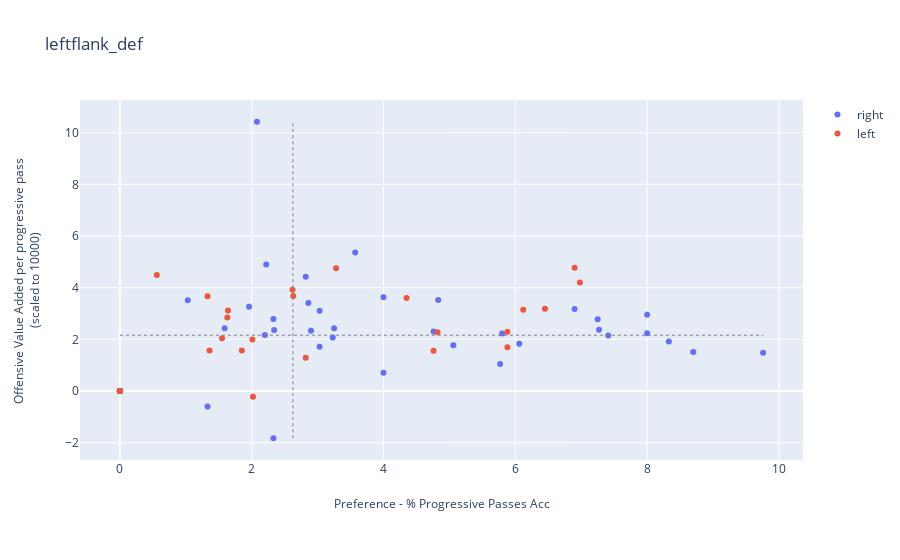
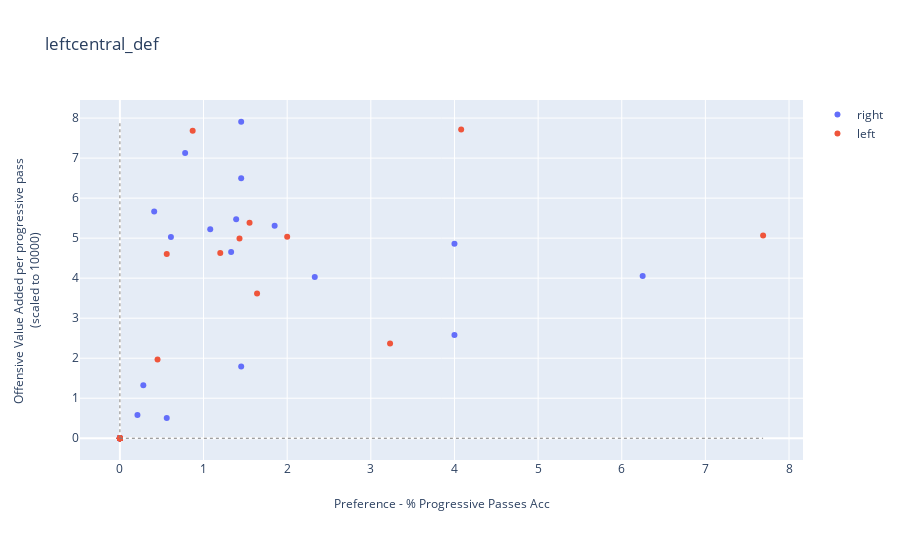
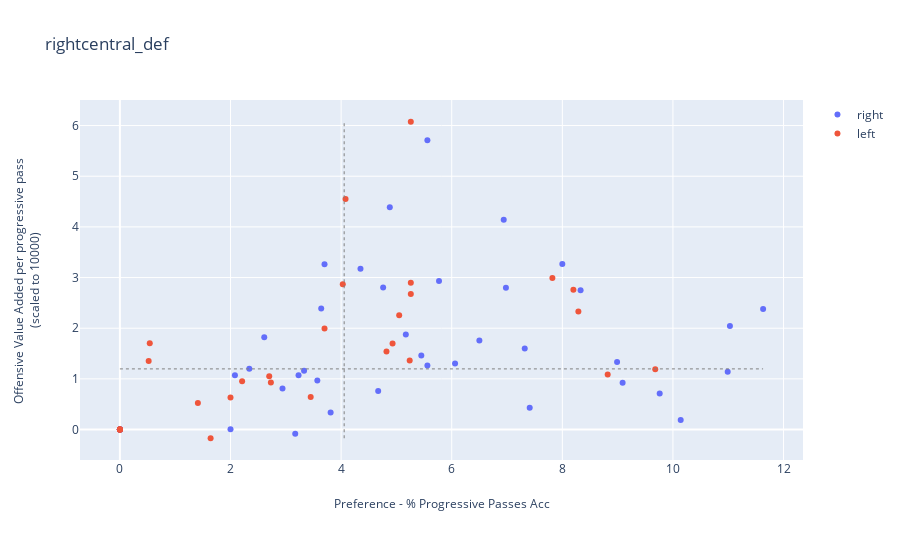
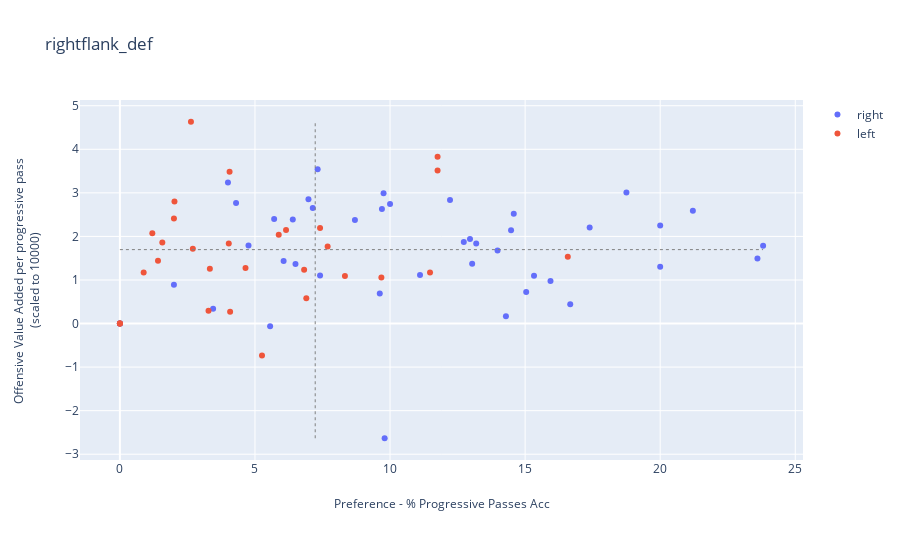

The notebook cell saved with these charts, in order:
### Code cell
plot_preference_value_region(defender_attrs_lcb_plot, result_type = 'Acc')

### Figure 1 — Plotly figure (JSON) as saved in the notebook; plotly's stock layout.template omitted (floating-point values rounded to 4 significant figures)
{"data": [{"hoverinfo": "text", "mode": "markers", "name": "right", "text": ["Name: AdrianMariappa<br>Position: L_CB<br>Team:Watford<br>Coords:(6.9, 3.170753479935229)", "Name: AhmedHegazi<br>Position: LCB<br>Team:West Brom<br>Coords:(8.0, 2.2354652173817158)", "Name: AhmedHegazi<br>Position: L_CB<br>Team:West Brom<br>Coords:(8.33, 1.9191701042776306)", "Name: AlfieMawson<br>Position: LCB<br>Team:Swansea<br>Coords:(1.33, -0.5980157293379307)", "Name: AlfieMawson<br>Position: L_CB<br>Team:Swansea<br>Coords:(5.06, 1.7757138185616996)", "Name: AntonioRudiger<br>Position: LCB<br>Team:Chelsea<br>Coords:(2.34, 2.3573741782456636)", "Name: AshleyWilliams<br>Position: L_CB<br>Team:Everton<br>Coords:(2.9, 2.3362969513982534)", "Name: CalumChambers<br>Position: L_CB<br>Team:Arsenal<br>Coords:(3.57, 5.35845709964633)", "Name: ChrisSmalling<br>Position: L_CB<br>Team:Man Utd<br>Coords:(0, 0)", "Name: ChristianKabasele<br>Position: LCB<br>Team:Watford<br>Coords:(0, 0)", "Name: ChristianKabasele<br>Position: L_CB<br>Team:Watford<br>Coords:(7.25, 2.7756388299167156)", "Name: ChristopherSchindler<br>Position: L_CB<br>Team:Huddersfield<br>Coords:(3.23, 2.0703142508864403)", "Name: DeclanRice<br>Position: LCB<br>Team:West Ham<br>Coords:(0, 0)", "Name: DejanLovren<br>Position: L_CB<br>Team:Liverpool<br>Coords:(2.08, 10.423240484669805)", "Name: FlorianLejeune<br>Position: L_CB<br>Team:Newcastle<br>Coords:(3.03, 1.7131444998085499)", "Name: GaryCahill<br>Position: LCB<br>Team:Chelsea<br>Coords:(1.96, 3.261851922919353)", "Name: GeoffCameron<br>Position: LCB<br>Team:Stoke<br>Coords:(0, 0)", "Name: HarryMaguire<br>Position: L_CB<br>Team:Leicester<br>Coords:(2.82, 4.422435513697565)", "Name: JamesCollins<br>Position: LCB<br>Team:West Ham<br>Coords:(0, 0)", "Name: JamesTarkowski<br>Position: L_CB<br>Team:Burnley<br>Coords:(7.27, 2.3722450132481754)", "Name: JamesTomkins<br>Position: L_CB<br>Team:Crystal Palace<br>Coords:(7.41, 2.152221743017435)", "Name: JonnyEvans<br>Position: LCB<br>Team:West Brom<br>Coords:(2.33, -1.8286826089024544)", "Name: JonnyEvans<br>Position: L_CB<br>Team:West Brom<br>Coords:(5.8, 2.223347721155733)", "Name: KurtZouma<br>Position: L_CB<br>Team:Stoke<br>Coords:(2.33, 2.7853883802890778)", "Name: LaurentKoscielny<br>Position: LCB<br>Team:Arsenal<br>Coords:(0, 0)", "Name: LaurentKoscielny<br>Position: L_CB<br>Team:Arsenal<br>Coords:(5.77, 1.0486730995277564)", "Name: LewisDunk<br>Position: L_CB<br>Team:Brighton<br>Coords:(3.25, 2.4325268459506333)", "Name: MayaYoshida<br>Position: L_CB<br>Team:Southampton<br>Coords:(4.0, 0.7075697649270296)", "Name: MichaelKeane<br>Position: L_CB<br>Team:Everton<br>Coords:(2.86, 3.404002171009779)", "Name: NicolasOtamendi<br>Position: LCB<br>Team:Man City<br>Coords:(1.59, 2.433707471936941)", "Name: NicolasOtamendi<br>Position: L_CB<br>Team:Man City<br>Coords:(1.03, 3.5158072598278522)", "Name: PhilJagielka<br>Position: LCB<br>Team:Everton<br>Coords:(0, 0)", "Name: PhilJagielka<br>Position: L_CB<br>Team:Everton<br>Coords:(4.76, 2.3063886910676956)", "Name: PhilJones<br>Position: LCB<br>Team:Man Utd<br>Coords:(0, 0)", "Name: PhilJones<br>Position: L_CB<br>Team:Man Utd<br>Coords:(4.83, 3.5233888109879836)", "Name: RobHolding<br>Position: LCB<br>Team:Arsenal<br>Coords:(8.7, 1.514602918177843)", "Name: RobHolding<br>Position: L_CB<br>Team:Arsenal<br>Coords:(9.76, 1.4812584267929196)", "Name: ScottDann<br>Position: L_CB<br>Team:Crystal Palace<br>Coords:(4.0, 3.630515420809388)", "Name: ShkodranMustafi<br>Position: L_CB<br>Team:Arsenal<br>Coords:(0, 0)", "Name: TobyAlderweireld<br>Position: L_CB<br>Team:Spurs<br>Coords:(3.03, 3.110093530267477)", "Name: VictorNilssonLindelof<br>Position: L_CB<br>Team:Man Utd<br>Coords:(8.0, 2.955119009129703)", "Name: VirgilvanDijk<br>Position: L_CB<br>Team:Liverpool<br>Coords:(2.22, 4.899824038147926)", "Name: VirgilvanDijk<br>Position: L_CB<br>Team:Southampton<br>Coords:(2.2, 2.1683797240257263)", "Name: WinstonReid<br>Position: L_CB<br>Team:West Ham<br>Coords:(6.06, 1.830471446737647)"], "type": "scatter", "x": [6.9, 8, 8.33, 1.33, 5.06, 2.34, 2.9, 3.57, 0, 0, 7.25, 3.23, 0, 2.08, 3.03, 1.96, 0, 2.82, 0, 7.27, 7.41, 2.33, 5.8, 2.33, 0, 5.77, 3.25, 4, 2.86, 1.59, 1.03, 0, 4.76, 0, 4.83, 8.7, 9.76, 4, 0, 3.03, 8, 2.22, 2.2, 6.06], "y": [3.171, 2.235, 1.919, -0.598, 1.776, 2.357, 2.336, 5.358, 0, 0, 2.776, 2.07, 0, 10.42, 1.713, 3.262, 0, 4.422, 0, 2.372, 2.152, -1.829, 2.223, 2.785, 0, 1.049, 2.433, 0.7076, 3.404, 2.434, 3.516, 0, 2.306, 0, 3.523, 1.515, 1.481, 3.631, 0, 3.11, 2.955, 4.9, 2.168, 1.83]}, {"hoverinfo": "text", "mode": "markers", "name": "left", "text": ["Name: AaronCresswell<br>Position: LCB<br>Team:West Ham<br>Coords:(1.63, 2.848291303962469)", "Name: AngeloOgbonna<br>Position: LCB<br>Team:West Ham<br>Coords:(6.9, 4.775117849931121)", "Name: AngeloOgbonna<br>Position: L_CB<br>Team:West Ham<br>Coords:(1.64, 3.1148167327046394)", "Name: AymericLaporte<br>Position: L_CB<br>Team:Man City<br>Coords:(2.01, 1.9913317325214543)", "Name: BenMee<br>Position: L_CB<br>Team:Burnley<br>Coords:(4.76, 1.5542343957349658)", "Name: BrunoMartinsIndi<br>Position: LCB<br>Team:Stoke<br>Coords:(0, 0)", "Name: BrunoMartinsIndi<br>Position: L_CB<br>Team:Stoke<br>Coords:(5.88, 2.290718723088503)", "Name: CiaranClark<br>Position: LCB<br>Team:Newcastle<br>Coords:(0, 0)", "Name: CiaranClark<br>Position: L_CB<br>Team:Newcastle<br>Coords:(2.02, -0.22457237355411053)", "Name: EliaquimMangala<br>Position: L_CB<br>Team:Man City<br>Coords:(2.63, 3.6763036623597145)", "Name: ErikPieters<br>Position: LCB<br>Team:Stoke<br>Coords:(0, 0)", "Name: JanVertonghen<br>Position: LCB<br>Team:Spurs<br>Coords:(2.62, 3.9240263868123293)", "Name: JanVertonghen<br>Position: L_CB<br>Team:Spurs<br>Coords:(4.35, 3.600081785892447)", "Name: JoseHolebas<br>Position: LCB<br>Team:Watford<br>Coords:(0, 0)", "Name: KevinWimmer<br>Position: LCB<br>Team:Stoke<br>Coords:(0, 0)", "Name: KevinWimmer<br>Position: L_CB<br>Team:Stoke<br>Coords:(6.45, 3.184328554198146)", "Name: MamadouSakho<br>Position: L_CB<br>Team:Crystal Palace<br>Coords:(4.82, 2.2761861328035593)", "Name: MarcosRojo<br>Position: L_CB<br>Team:Man Utd<br>Coords:(3.28, 4.753943998366594)", "Name: MiguelBritos<br>Position: LCB<br>Team:Watford<br>Coords:(6.98, 4.203993361443281)", "Name: MiguelBritos<br>Position: L_CB<br>Team:Watford<br>Coords:(1.85, 1.5646293759346008)", "Name: NachoMonreal<br>Position: LCB<br>Team:Arsenal<br>Coords:(1.33, 3.6656854984660945)", "Name: NachoMonreal<br>Position: L_CB<br>Team:Arsenal<br>Coords:(5.88, 1.6965385293588042)", "Name: NathanAke<br>Position: LCB<br>Team:Bournemouth<br>Coords:(6.12, 3.146423570190867)", "Name: NathanAke<br>Position: L_CB<br>Team:Bournemouth<br>Coords:(1.55, 2.0457099502285323)", "Name: PaulDummett<br>Position: LCB<br>Team:Newcastle<br>Coords:(0, 0)", "Name: RagnarKlavan<br>Position: L_CB<br>Team:Liverpool<br>Coords:(0.56, 4.495262634009123)", "Name: SeadKolasinac<br>Position: LCB<br>Team:Arsenal<br>Coords:(0, 0)", "Name: TyroneMings<br>Position: LCB<br>Team:Bournemouth<br>Coords:(0, 0)", "Name: WesleyHoedt<br>Position: LCB<br>Team:Southampton<br>Coords:(2.82, 1.2914321850985289)", "Name: WesleyHoedt<br>Position: L_CB<br>Team:Southampton<br>Coords:(1.36, 1.5728813596069813)"], "type": "scatter", "x": [1.63, 6.9, 1.64, 2.01, 4.76, 0, 5.88, 0, 2.02, 2.63, 0, 2.62, 4.35, 0, 0, 6.45, 4.82, 3.28, 6.98, 1.85, 1.33, 5.88, 6.12, 1.55, 0, 0.56, 0, 0, 2.82, 1.36], "y": [2.848, 4.775, 3.115, 1.991, 1.554, 0, 2.291, 0, -0.2246, 3.676, 0, 3.924, 3.6, 0, 0, 3.184, 2.276, 4.754, 4.204, 1.565, 3.666, 1.697, 3.146, 2.046, 0, 4.495, 0, 0, 1.291, 1.573]}], "layout": {"annotations": [{"showarrow": false, "text": "Preference - % Progressive Passes Acc", "x": 0.5, "xref": "paper", "y": -0.15, "yref": "paper"}, {"showarrow": false, "text": "Offensive Value Added per progressive pass <br>(scaled to 10000)", "textangle": -90, "x": -0.1, "xref": "paper", "y": 0.5, "yref": "paper"}], "autosize": true, "margin": {"b": 100}, "shapes": [{"line": {"color": "Grey", "dash": "dot", "width": 1}, "type": "line", "x0": 2.625, "x1": 2.625, "xref": "x", "y0": -1.829, "y1": 10.42, "yref": "y"}, {"line": {"color": "Grey", "dash": "dot", "width": 1}, "type": "line", "x0": 0, "x1": 9.76, "xref": "x", "y0": 2.16, "y1": 2.16, "yref": "y"}], "title": {"text": "leftflank_def"}, "xaxis": {"autorange": true, "range": [-0.6054, 10.37], "type": "linear"}, "yaxis": {"autorange": true, "range": [-2.744, 11.34], "type": "linear"}}}

### Figure 2 — Plotly figure (JSON) as saved in the notebook; plotly's stock layout.template omitted (floating-point values rounded to 4 significant figures)
{"data": [{"hoverinfo": "text", "mode": "markers", "name": "right", "text": ["Name: AdrianMariappa<br>Position: L_CB<br>Team:Watford<br>Coords:(0, 0)", "Name: AhmedHegazi<br>Position: LCB<br>Team:West Brom<br>Coords:(4.0, 4.861586727201939)", "Name: AhmedHegazi<br>Position: L_CB<br>Team:West Brom<br>Coords:(1.39, 5.471124779433012)", "Name: AlfieMawson<br>Position: LCB<br>Team:Swansea<br>Coords:(1.33, 4.65092365629971)", "Name: AlfieMawson<br>Position: L_CB<br>Team:Swansea<br>Coords:(0.56, 0.5041277036070824)", "Name: AntonioRudiger<br>Position: LCB<br>Team:Chelsea<br>Coords:(0.78, 7.126650540158153)", "Name: AshleyWilliams<br>Position: L_CB<br>Team:Everton<br>Coords:(1.45, 7.908469066023827)", "Name: CalumChambers<br>Position: L_CB<br>Team:Arsenal<br>Coords:(0, 0)", "Name: ChrisSmalling<br>Position: L_CB<br>Team:Man Utd<br>Coords:(0, 0)", "Name: ChristianKabasele<br>Position: LCB<br>Team:Watford<br>Coords:(0, 0)", "Name: ChristianKabasele<br>Position: L_CB<br>Team:Watford<br>Coords:(1.45, 6.497396156191826)", "Name: ChristopherSchindler<br>Position: L_CB<br>Team:Huddersfield<br>Coords:(1.08, 5.219929618760943)", "Name: DeclanRice<br>Position: LCB<br>Team:West Ham<br>Coords:(0, 0)", "Name: DejanLovren<br>Position: L_CB<br>Team:Liverpool<br>Coords:(0, 0)", "Name: FlorianLejeune<br>Position: L_CB<br>Team:Newcastle<br>Coords:(0.61, 5.027706269174814)", "Name: GaryCahill<br>Position: LCB<br>Team:Chelsea<br>Coords:(0, 0)", "Name: GeoffCameron<br>Position: LCB<br>Team:Stoke<br>Coords:(6.25, 4.05162712559104)", "Name: HarryMaguire<br>Position: L_CB<br>Team:Leicester<br>Coords:(0.28, 1.3261884450912476)", "Name: JamesCollins<br>Position: LCB<br>Team:West Ham<br>Coords:(0, 0)", "Name: JamesTarkowski<br>Position: L_CB<br>Team:Burnley<br>Coords:(0, 0)", "Name: JamesTomkins<br>Position: L_CB<br>Team:Crystal Palace<br>Coords:(1.85, 5.306691862642765)", "Name: JonnyEvans<br>Position: LCB<br>Team:West Brom<br>Coords:(2.33, 4.026514478027821)", "Name: JonnyEvans<br>Position: L_CB<br>Team:West Brom<br>Coords:(1.45, 1.7939568497240543)", "Name: KurtZouma<br>Position: L_CB<br>Team:Stoke<br>Coords:(0, 0)", "Name: LaurentKoscielny<br>Position: LCB<br>Team:Arsenal<br>Coords:(0, 0)", "Name: LaurentKoscielny<br>Position: L_CB<br>Team:Arsenal<br>Coords:(0, 0)", "Name: LewisDunk<br>Position: L_CB<br>Team:Brighton<br>Coords:(0.41, 5.666650831699371)", "Name: MayaYoshida<br>Position: L_CB<br>Team:Southampton<br>Coords:(4.0, 2.582878340035677)", "Name: MichaelKeane<br>Position: L_CB<br>Team:Everton<br>Coords:(0, 0)", "Name: NicolasOtamendi<br>Position: LCB<br>Team:Man City<br>Coords:(0, 0)", "Name: NicolasOtamendi<br>Position: L_CB<br>Team:Man City<br>Coords:(0.21, 0.5796877667307854)", "Name: PhilJagielka<br>Position: LCB<br>Team:Everton<br>Coords:(0, 0)", "Name: PhilJagielka<br>Position: L_CB<br>Team:Everton<br>Coords:(0, 0)", "Name: PhilJones<br>Position: LCB<br>Team:Man Utd<br>Coords:(0, 0)", "Name: PhilJones<br>Position: L_CB<br>Team:Man Utd<br>Coords:(0, 0)", "Name: RobHolding<br>Position: LCB<br>Team:Arsenal<br>Coords:(0, 0)", "Name: RobHolding<br>Position: L_CB<br>Team:Arsenal<br>Coords:(0, 0)", "Name: ScottDann<br>Position: L_CB<br>Team:Crystal Palace<br>Coords:(0, 0)", "Name: ShkodranMustafi<br>Position: L_CB<br>Team:Arsenal<br>Coords:(0, 0)", "Name: TobyAlderweireld<br>Position: L_CB<br>Team:Spurs<br>Coords:(0, 0)", "Name: VictorNilssonLindelof<br>Position: L_CB<br>Team:Man Utd<br>Coords:(0, 0)", "Name: VirgilvanDijk<br>Position: L_CB<br>Team:Liverpool<br>Coords:(0, 0)", "Name: VirgilvanDijk<br>Position: L_CB<br>Team:Southampton<br>Coords:(0, 0)", "Name: WinstonReid<br>Position: L_CB<br>Team:West Ham<br>Coords:(0, 0)"], "type": "scatter", "x": [0, 4, 1.39, 1.33, 0.56, 0.78, 1.45, 0, 0, 0, 1.45, 1.08, 0, 0, 0.61, 0, 6.25, 0.28, 0, 0, 1.85, 2.33, 1.45, 0, 0, 0, 0.41, 4, 0, 0, 0.21, 0, 0, 0, 0, 0, 0, 0, 0, 0, 0, 0, 0, 0], "y": [0, 4.862, 5.471, 4.651, 0.5041, 7.127, 7.908, 0, 0, 0, 6.497, 5.22, 0, 0, 5.028, 0, 4.052, 1.326, 0, 0, 5.307, 4.027, 1.794, 0, 0, 0, 5.667, 2.583, 0, 0, 0.5797, 0, 0, 0, 0, 0, 0, 0, 0, 0, 0, 0, 0, 0]}, {"hoverinfo": "text", "mode": "markers", "name": "left", "text": ["Name: AaronCresswell<br>Position: LCB<br>Team:West Ham<br>Coords:(0, 0)", "Name: AngeloOgbonna<br>Position: LCB<br>Team:West Ham<br>Coords:(0, 0)", "Name: AngeloOgbonna<br>Position: L_CB<br>Team:West Ham<br>Coords:(1.64, 3.613809822127223)", "Name: AymericLaporte<br>Position: L_CB<br>Team:Man City<br>Coords:(0, 0)", "Name: BenMee<br>Position: L_CB<br>Team:Burnley<br>Coords:(1.43, 4.988293629139662)", "Name: BrunoMartinsIndi<br>Position: LCB<br>Team:Stoke<br>Coords:(0, 0)", "Name: BrunoMartinsIndi<br>Position: L_CB<br>Team:Stoke<br>Coords:(0, 0)", "Name: CiaranClark<br>Position: LCB<br>Team:Newcastle<br>Coords:(7.69, 5.064042750746012)", "Name: CiaranClark<br>Position: L_CB<br>Team:Newcastle<br>Coords:(0, 0)", "Name: EliaquimMangala<br>Position: L_CB<br>Team:Man City<br>Coords:(0, 0)", "Name: ErikPieters<br>Position: LCB<br>Team:Stoke<br>Coords:(0, 0)", "Name: JanVertonghen<br>Position: LCB<br>Team:Spurs<br>Coords:(0, 0)", "Name: JanVertonghen<br>Position: L_CB<br>Team:Spurs<br>Coords:(0.87, 7.6820640824735165)", "Name: JoseHolebas<br>Position: LCB<br>Team:Watford<br>Coords:(0, 0)", "Name: KevinWimmer<br>Position: LCB<br>Team:Stoke<br>Coords:(2.0, 5.037223920226097)", "Name: KevinWimmer<br>Position: L_CB<br>Team:Stoke<br>Coords:(3.23, 2.3678536526858807)", "Name: MamadouSakho<br>Position: L_CB<br>Team:Crystal Palace<br>Coords:(1.2, 4.626146983355284)", "Name: MarcosRojo<br>Position: L_CB<br>Team:Man Utd<br>Coords:(0, 0)", "Name: MiguelBritos<br>Position: LCB<br>Team:Watford<br>Coords:(0, 0)", "Name: MiguelBritos<br>Position: L_CB<br>Team:Watford<br>Coords:(0, 0)", "Name: NachoMonreal<br>Position: LCB<br>Team:Arsenal<br>Coords:(0, 0)", "Name: NachoMonreal<br>Position: L_CB<br>Team:Arsenal<br>Coords:(0, 0)", "Name: NathanAke<br>Position: LCB<br>Team:Bournemouth<br>Coords:(4.08, 7.715629413723946)", "Name: NathanAke<br>Position: L_CB<br>Team:Bournemouth<br>Coords:(1.55, 5.382389140625794)", "Name: PaulDummett<br>Position: LCB<br>Team:Newcastle<br>Coords:(0, 0)", "Name: RagnarKlavan<br>Position: L_CB<br>Team:Liverpool<br>Coords:(0.56, 4.604973830282688)", "Name: SeadKolasinac<br>Position: LCB<br>Team:Arsenal<br>Coords:(0, 0)", "Name: TyroneMings<br>Position: LCB<br>Team:Bournemouth<br>Coords:(0, 0)", "Name: WesleyHoedt<br>Position: LCB<br>Team:Southampton<br>Coords:(0, 0)", "Name: WesleyHoedt<br>Position: L_CB<br>Team:Southampton<br>Coords:(0.45, 1.9658789969980717)"], "type": "scatter", "x": [0, 0, 1.64, 0, 1.43, 0, 0, 7.69, 0, 0, 0, 0, 0.87, 0, 2, 3.23, 1.2, 0, 0, 0, 0, 0, 4.08, 1.55, 0, 0.56, 0, 0, 0, 0.45], "y": [0, 0, 3.614, 0, 4.988, 0, 0, 5.064, 0, 0, 0, 0, 7.682, 0, 5.037, 2.368, 4.626, 0, 0, 0, 0, 0, 7.716, 5.382, 0, 4.605, 0, 0, 0, 1.966]}], "layout": {"annotations": [{"showarrow": false, "text": "Preference - % Progressive Passes Acc", "x": 0.5, "xref": "paper", "y": -0.15, "yref": "paper"}, {"showarrow": false, "text": "Offensive Value Added per progressive pass <br>(scaled to 10000)", "textangle": -90, "x": -0.1, "xref": "paper", "y": 0.5, "yref": "paper"}], "autosize": true, "margin": {"b": 100}, "shapes": [{"line": {"color": "Grey", "dash": "dot", "width": 1}, "type": "line", "x0": 0, "x1": 0, "xref": "x", "y0": 0, "y1": 7.908, "yref": "y"}, {"line": {"color": "Grey", "dash": "dot", "width": 1}, "type": "line", "x0": 0, "x1": 7.69, "xref": "x", "y0": 0, "y1": 0, "yref": "y"}], "title": {"text": "leftcentral_def"}, "xaxis": {"autorange": true, "range": [-0.477, 8.167], "type": "linear"}, "yaxis": {"autorange": true, "range": [-0.5909, 8.499], "type": "linear"}}}

### Figure 3 — Plotly figure (JSON) as saved in the notebook; plotly's stock layout.template omitted (floating-point values rounded to 4 significant figures)
{"data": [{"hoverinfo": "text", "mode": "markers", "name": "right", "text": ["Name: AdrianMariappa<br>Position: L_CB<br>Team:Watford<br>Coords:(0, 0)", "Name: AhmedHegazi<br>Position: LCB<br>Team:West Brom<br>Coords:(0, 0)", "Name: AhmedHegazi<br>Position: L_CB<br>Team:West Brom<br>Coords:(6.94, 4.141427483409643)", "Name: AlfieMawson<br>Position: LCB<br>Team:Swansea<br>Coords:(4.67, 0.7609130282487188)", "Name: AlfieMawson<br>Position: L_CB<br>Team:Swansea<br>Coords:(8.99, 1.334426342509687)", "Name: AntonioRudiger<br>Position: LCB<br>Team:Chelsea<br>Coords:(2.34, 1.201409613713622)", "Name: AshleyWilliams<br>Position: L_CB<br>Team:Everton<br>Coords:(4.35, 3.17407368371884)", "Name: CalumChambers<br>Position: L_CB<br>Team:Arsenal<br>Coords:(3.57, 0.9692914318293333)", "Name: ChrisSmalling<br>Position: L_CB<br>Team:Man Utd<br>Coords:(5.56, 1.2652957811951637)", "Name: ChristianKabasele<br>Position: LCB<br>Team:Watford<br>Coords:(2.94, 0.8118599653244019)", "Name: ChristianKabasele<br>Position: L_CB<br>Team:Watford<br>Coords:(0, 0)", "Name: ChristopherSchindler<br>Position: L_CB<br>Team:Huddersfield<br>Coords:(3.23, 1.0727545013651252)", "Name: DeclanRice<br>Position: LCB<br>Team:West Ham<br>Coords:(8.33, 2.750529907643795)", "Name: DejanLovren<br>Position: L_CB<br>Team:Liverpool<br>Coords:(2.08, 1.0692591313272715)", "Name: FlorianLejeune<br>Position: L_CB<br>Team:Newcastle<br>Coords:(5.45, 1.4609839094595776)", "Name: GaryCahill<br>Position: LCB<br>Team:Chelsea<br>Coords:(2.61, 1.8233685987070203)", "Name: GeoffCameron<br>Position: LCB<br>Team:Stoke<br>Coords:(0, 0)", "Name: HarryMaguire<br>Position: L_CB<br>Team:Leicester<br>Coords:(6.5, 1.7588671863726948)", "Name: JamesCollins<br>Position: LCB<br>Team:West Ham<br>Coords:(0, 0)", "Name: JamesTarkowski<br>Position: L_CB<br>Team:Burnley<br>Coords:(3.64, 2.391344867646694)", "Name: JamesTomkins<br>Position: L_CB<br>Team:Crystal Palace<br>Coords:(3.7, 3.264286555349827)", "Name: JonnyEvans<br>Position: LCB<br>Team:West Brom<br>Coords:(6.98, 2.7991770766675472)", "Name: JonnyEvans<br>Position: L_CB<br>Team:West Brom<br>Coords:(10.14, 0.18868974543043546)", "Name: KurtZouma<br>Position: L_CB<br>Team:Stoke<br>Coords:(11.63, 2.379235625267029)", "Name: LaurentKoscielny<br>Position: LCB<br>Team:Arsenal<br>Coords:(0, 0)", "Name: LaurentKoscielny<br>Position: L_CB<br>Team:Arsenal<br>Coords:(5.77, 2.9322829407950244)", "Name: LewisDunk<br>Position: L_CB<br>Team:Brighton<br>Coords:(9.76, 0.7089826782854894)", "Name: MayaYoshida<br>Position: L_CB<br>Team:Southampton<br>Coords:(8.0, 3.265111008659005)", "Name: MichaelKeane<br>Position: L_CB<br>Team:Everton<br>Coords:(3.81, 0.33673428697511554)", "Name: NicolasOtamendi<br>Position: LCB<br>Team:Man City<br>Coords:(3.17, -0.08231133688241243)", "Name: NicolasOtamendi<br>Position: L_CB<br>Team:Man City<br>Coords:(5.17, 1.8764313030987978)", "Name: PhilJagielka<br>Position: LCB<br>Team:Everton<br>Coords:(7.41, 0.4323837347328663)", "Name: PhilJagielka<br>Position: L_CB<br>Team:Everton<br>Coords:(4.76, 2.8059580363333225)", "Name: PhilJones<br>Position: LCB<br>Team:Man Utd<br>Coords:(5.56, 5.711227189749479)", "Name: PhilJones<br>Position: L_CB<br>Team:Man Utd<br>Coords:(11.03, 2.0420047221705317)", "Name: RobHolding<br>Position: LCB<br>Team:Arsenal<br>Coords:(0, 0)", "Name: RobHolding<br>Position: L_CB<br>Team:Arsenal<br>Coords:(4.88, 4.387447610497475)", "Name: ScottDann<br>Position: L_CB<br>Team:Crystal Palace<br>Coords:(2.0, 0.0051478855311870575)", "Name: ShkodranMustafi<br>Position: L_CB<br>Team:Arsenal<br>Coords:(7.32, 1.5981423979004223)", "Name: TobyAlderweireld<br>Position: L_CB<br>Team:Spurs<br>Coords:(9.09, 0.9240166594584783)", "Name: VictorNilssonLindelof<br>Position: L_CB<br>Team:Man Utd<br>Coords:(0, 0)", "Name: VirgilvanDijk<br>Position: L_CB<br>Team:Liverpool<br>Coords:(3.33, 1.1617514149596293)", "Name: VirgilvanDijk<br>Position: L_CB<br>Team:Southampton<br>Coords:(10.99, 1.1389940977096558)", "Name: WinstonReid<br>Position: L_CB<br>Team:West Ham<br>Coords:(6.06, 1.3039933983236551)"], "type": "scatter", "x": [0, 0, 6.94, 4.67, 8.99, 2.34, 4.35, 3.57, 5.56, 2.94, 0, 3.23, 8.33, 2.08, 5.45, 2.61, 0, 6.5, 0, 3.64, 3.7, 6.98, 10.14, 11.63, 0, 5.77, 9.76, 8, 3.81, 3.17, 5.17, 7.41, 4.76, 5.56, 11.03, 0, 4.88, 2, 7.32, 9.09, 0, 3.33, 10.99, 6.06], "y": [0, 0, 4.141, 0.7609, 1.334, 1.201, 3.174, 0.9693, 1.265, 0.8119, 0, 1.073, 2.751, 1.069, 1.461, 1.823, 0, 1.759, 0, 2.391, 3.264, 2.799, 0.1887, 2.379, 0, 2.932, 0.709, 3.265, 0.3367, -0.08231, 1.876, 0.4324, 2.806, 5.711, 2.042, 0, 4.387, 0.005148, 1.598, 0.924, 0, 1.162, 1.139, 1.304]}, {"hoverinfo": "text", "mode": "markers", "name": "left", "text": ["Name: AaronCresswell<br>Position: LCB<br>Team:West Ham<br>Coords:(0.54, 1.703751739114523)", "Name: AngeloOgbonna<br>Position: LCB<br>Team:West Ham<br>Coords:(3.45, 0.6424388848245144)", "Name: AngeloOgbonna<br>Position: L_CB<br>Team:West Ham<br>Coords:(1.64, -0.17202692106366158)", "Name: AymericLaporte<br>Position: L_CB<br>Team:Man City<br>Coords:(4.03, 2.8682994501044354)", "Name: BenMee<br>Position: L_CB<br>Team:Burnley<br>Coords:(5.24, 1.364124854179946)", "Name: BrunoMartinsIndi<br>Position: LCB<br>Team:Stoke<br>Coords:(0, 0)", "Name: BrunoMartinsIndi<br>Position: L_CB<br>Team:Stoke<br>Coords:(0, 0)", "Name: CiaranClark<br>Position: LCB<br>Team:Newcastle<br>Coords:(0, 0)", "Name: CiaranClark<br>Position: L_CB<br>Team:Newcastle<br>Coords:(5.05, 2.2573490161448717)", "Name: EliaquimMangala<br>Position: L_CB<br>Team:Man City<br>Coords:(5.26, 2.8985091485083103)", "Name: ErikPieters<br>Position: LCB<br>Team:Stoke<br>Coords:(5.26, 2.67636775970459)", "Name: JanVertonghen<br>Position: LCB<br>Team:Spurs<br>Coords:(0.52, 1.354206819087267)", "Name: JanVertonghen<br>Position: L_CB<br>Team:Spurs<br>Coords:(4.93, 1.6999921816236834)", "Name: JoseHolebas<br>Position: LCB<br>Team:Watford<br>Coords:(5.26, 6.075172685086727)", "Name: KevinWimmer<br>Position: LCB<br>Team:Stoke<br>Coords:(2.0, 0.6320751272141933)", "Name: KevinWimmer<br>Position: L_CB<br>Team:Stoke<br>Coords:(9.68, 1.1923053146650393)", "Name: MamadouSakho<br>Position: L_CB<br>Team:Crystal Palace<br>Coords:(4.82, 1.5414697118103504)", "Name: MarcosRojo<br>Position: L_CB<br>Team:Man Utd<br>Coords:(8.2, 2.757152821868658)", "Name: MiguelBritos<br>Position: LCB<br>Team:Watford<br>Coords:(0, 0)", "Name: MiguelBritos<br>Position: L_CB<br>Team:Watford<br>Coords:(3.7, 1.9939553458243608)", "Name: NachoMonreal<br>Position: LCB<br>Team:Arsenal<br>Coords:(2.21, 0.9507280774414539)", "Name: NachoMonreal<br>Position: L_CB<br>Team:Arsenal<br>Coords:(8.82, 1.0861629464974005)", "Name: NathanAke<br>Position: LCB<br>Team:Bournemouth<br>Coords:(4.08, 4.552751546725631)", "Name: NathanAke<br>Position: L_CB<br>Team:Bournemouth<br>Coords:(8.29, 2.32754711760208)", "Name: PaulDummett<br>Position: LCB<br>Team:Newcastle<br>Coords:(0, 0)", "Name: RagnarKlavan<br>Position: L_CB<br>Team:Liverpool<br>Coords:(7.82, 2.991082629055849)", "Name: SeadKolasinac<br>Position: LCB<br>Team:Arsenal<br>Coords:(2.7, 1.050800085067749)", "Name: TyroneMings<br>Position: LCB<br>Team:Bournemouth<br>Coords:(0, 0)", "Name: WesleyHoedt<br>Position: LCB<br>Team:Southampton<br>Coords:(1.41, 0.5233329720795155)", "Name: WesleyHoedt<br>Position: L_CB<br>Team:Southampton<br>Coords:(2.73, 0.9284764916325609)"], "type": "scatter", "x": [0.54, 3.45, 1.64, 4.03, 5.24, 0, 0, 0, 5.05, 5.26, 5.26, 0.52, 4.93, 5.26, 2, 9.68, 4.82, 8.2, 0, 3.7, 2.21, 8.82, 4.08, 8.29, 0, 7.82, 2.7, 0, 1.41, 2.73], "y": [1.704, 0.6424, -0.172, 2.868, 1.364, 0, 0, 0, 2.257, 2.899, 2.676, 1.354, 1.7, 6.075, 0.6321, 1.192, 1.541, 2.757, 0, 1.994, 0.9507, 1.086, 4.553, 2.328, 0, 2.991, 1.051, 0, 0.5233, 0.9285]}], "layout": {"annotations": [{"showarrow": false, "text": "Preference - % Progressive Passes Acc", "x": 0.5, "xref": "paper", "y": -0.15, "yref": "paper"}, {"showarrow": false, "text": "Offensive Value Added per progressive pass <br>(scaled to 10000)", "textangle": -90, "x": -0.1, "xref": "paper", "y": 0.5, "yref": "paper"}], "autosize": true, "margin": {"b": 100}, "shapes": [{"line": {"color": "Grey", "dash": "dot", "width": 1}, "type": "line", "x0": 4.055, "x1": 4.055, "xref": "x", "y0": -0.172, "y1": 6.075, "yref": "y"}, {"line": {"color": "Grey", "dash": "dot", "width": 1}, "type": "line", "x0": 0, "x1": 11.63, "xref": "x", "y0": 1.197, "y1": 1.197, "yref": "y"}], "title": {"text": "rightcentral_def"}, "xaxis": {"autorange": true, "range": [-0.7213, 12.35], "type": "linear"}, "yaxis": {"autorange": true, "range": [-0.6388, 6.542], "type": "linear"}}}

### Figure 4 — Plotly figure (JSON) as saved in the notebook; plotly's stock layout.template omitted (floating-point values rounded to 4 significant figures)
{"data": [{"hoverinfo": "text", "mode": "markers", "name": "right", "text": ["Name: AdrianMariappa<br>Position: L_CB<br>Team:Watford<br>Coords:(3.45, 0.3402489237487316)", "Name: AhmedHegazi<br>Position: LCB<br>Team:West Brom<br>Coords:(20.0, 1.3042860198765993)", "Name: AhmedHegazi<br>Position: L_CB<br>Team:West Brom<br>Coords:(5.56, -0.0633085728622973)", "Name: AlfieMawson<br>Position: LCB<br>Team:Swansea<br>Coords:(15.33, 1.0970967072669577)", "Name: AlfieMawson<br>Position: L_CB<br>Team:Swansea<br>Coords:(23.6, 1.4957786770537496)", "Name: AntonioRudiger<br>Position: LCB<br>Team:Chelsea<br>Coords:(4.3, 2.765942068601196)", "Name: AshleyWilliams<br>Position: L_CB<br>Team:Everton<br>Coords:(15.94, 0.977502902969718)", "Name: CalumChambers<br>Position: L_CB<br>Team:Arsenal<br>Coords:(7.14, 2.6526954025030136)", "Name: ChrisSmalling<br>Position: L_CB<br>Team:Man Utd<br>Coords:(16.67, 0.44449899966518086)", "Name: ChristianKabasele<br>Position: LCB<br>Team:Watford<br>Coords:(0, 0)", "Name: ChristianKabasele<br>Position: L_CB<br>Team:Watford<br>Coords:(17.39, 2.2051010358457765)", "Name: ChristopherSchindler<br>Position: L_CB<br>Team:Huddersfield<br>Coords:(13.98, 1.6774463359839642)", "Name: DeclanRice<br>Position: LCB<br>Team:West Ham<br>Coords:(0, 0)", "Name: DejanLovren<br>Position: L_CB<br>Team:Liverpool<br>Coords:(14.58, 2.5194684775280103)", "Name: FlorianLejeune<br>Position: L_CB<br>Team:Newcastle<br>Coords:(9.7, 2.631806710269302)", "Name: GaryCahill<br>Position: LCB<br>Team:Chelsea<br>Coords:(9.8, -2.6333660197754702)", "Name: GeoffCameron<br>Position: LCB<br>Team:Stoke<br>Coords:(18.75, 3.0072804850836596)", "Name: HarryMaguire<br>Position: L_CB<br>Team:Leicester<br>Coords:(6.5, 1.365670559765852)", "Name: JamesCollins<br>Position: LCB<br>Team:West Ham<br>Coords:(14.29, 0.16851071268320084)", "Name: JamesTarkowski<br>Position: L_CB<br>Team:Burnley<br>Coords:(12.73, 1.8691604823938437)", "Name: JamesTomkins<br>Position: L_CB<br>Team:Crystal Palace<br>Coords:(12.96, 1.941155841840165)", "Name: JonnyEvans<br>Position: LCB<br>Team:West Brom<br>Coords:(0, 0)", "Name: JonnyEvans<br>Position: L_CB<br>Team:West Brom<br>Coords:(8.7, 2.3793410509824753)", "Name: KurtZouma<br>Position: L_CB<br>Team:Stoke<br>Coords:(6.98, 2.850928499052922)", "Name: LaurentKoscielny<br>Position: LCB<br>Team:Arsenal<br>Coords:(20.0, 2.251307340338826)", "Name: LaurentKoscielny<br>Position: L_CB<br>Team:Arsenal<br>Coords:(9.62, 0.690310075879097)", "Name: LewisDunk<br>Position: L_CB<br>Team:Brighton<br>Coords:(15.04, 0.7219965745871132)", "Name: MayaYoshida<br>Position: L_CB<br>Team:Southampton<br>Coords:(4.0, 3.2385580707341433)", "Name: MichaelKeane<br>Position: L_CB<br>Team:Everton<br>Coords:(5.71, 2.3973690113052726)", "Name: NicolasOtamendi<br>Position: LCB<br>Team:Man City<br>Coords:(4.76, 1.792181438455979)", "Name: NicolasOtamendi<br>Position: L_CB<br>Team:Man City<br>Coords:(6.4, 2.3895373658066794)", "Name: PhilJagielka<br>Position: LCB<br>Team:Everton<br>Coords:(7.41, 1.104466151446104)", "Name: PhilJagielka<br>Position: L_CB<br>Team:Everton<br>Coords:(23.81, 1.7883362248539925)", "Name: PhilJones<br>Position: LCB<br>Team:Man Utd<br>Coords:(11.11, 1.1128426995128393)", "Name: PhilJones<br>Position: L_CB<br>Team:Man Utd<br>Coords:(14.48, 2.1436991214397407)", "Name: RobHolding<br>Position: LCB<br>Team:Arsenal<br>Coords:(13.04, 1.371561239163081)", "Name: RobHolding<br>Position: L_CB<br>Team:Arsenal<br>Coords:(9.76, 2.9929332667961717)", "Name: ScottDann<br>Position: L_CB<br>Team:Crystal Palace<br>Coords:(2.0, 0.8902645204216242)", "Name: ShkodranMustafi<br>Position: L_CB<br>Team:Arsenal<br>Coords:(7.32, 3.5395962186157703)", "Name: TobyAlderweireld<br>Position: L_CB<br>Team:Spurs<br>Coords:(6.06, 1.4376436593011022)", "Name: VictorNilssonLindelof<br>Position: L_CB<br>Team:Man Utd<br>Coords:(10.0, 2.7451880276203156)", "Name: VirgilvanDijk<br>Position: L_CB<br>Team:Liverpool<br>Coords:(12.22, 2.8363700151782147)", "Name: VirgilvanDijk<br>Position: L_CB<br>Team:Southampton<br>Coords:(13.19, 1.838177888809393)", "Name: WinstonReid<br>Position: L_CB<br>Team:West Ham<br>Coords:(21.21, 2.591794789103525)"], "type": "scatter", "x": [3.45, 20, 5.56, 15.33, 23.6, 4.3, 15.94, 7.14, 16.67, 0, 17.39, 13.98, 0, 14.58, 9.7, 9.8, 18.75, 6.5, 14.29, 12.73, 12.96, 0, 8.7, 6.98, 20, 9.62, 15.04, 4, 5.71, 4.76, 6.4, 7.41, 23.81, 11.11, 14.48, 13.04, 9.76, 2, 7.32, 6.06, 10, 12.22, 13.19, 21.21], "y": [0.3402, 1.304, -0.06331, 1.097, 1.496, 2.766, 0.9775, 2.653, 0.4445, 0, 2.205, 1.677, 0, 2.519, 2.632, -2.633, 3.007, 1.366, 0.1685, 1.869, 1.941, 0, 2.379, 2.851, 2.251, 0.6903, 0.722, 3.239, 2.397, 1.792, 2.39, 1.104, 1.788, 1.113, 2.144, 1.372, 2.993, 0.8903, 3.54, 1.438, 2.745, 2.836, 1.838, 2.592]}, {"hoverinfo": "text", "mode": "markers", "name": "left", "text": ["Name: AaronCresswell<br>Position: LCB<br>Team:West Ham<br>Coords:(0, 0)", "Name: AngeloOgbonna<br>Position: LCB<br>Team:West Ham<br>Coords:(6.9, 0.5817824276164174)", "Name: AngeloOgbonna<br>Position: L_CB<br>Team:West Ham<br>Coords:(11.48, 1.1703143827617168)", "Name: AymericLaporte<br>Position: L_CB<br>Team:Man City<br>Coords:(4.03, 1.8350163009017706)", "Name: BenMee<br>Position: L_CB<br>Team:Burnley<br>Coords:(3.33, 1.2583517735557896)", "Name: BrunoMartinsIndi<br>Position: LCB<br>Team:Stoke<br>Coords:(7.69, 1.76778226159513)", "Name: BrunoMartinsIndi<br>Position: L_CB<br>Team:Stoke<br>Coords:(11.76, 3.515210817568004)", "Name: CiaranClark<br>Position: LCB<br>Team:Newcastle<br>Coords:(0, 0)", "Name: CiaranClark<br>Position: L_CB<br>Team:Newcastle<br>Coords:(2.02, 2.800597809255123)", "Name: EliaquimMangala<br>Position: L_CB<br>Team:Man City<br>Coords:(2.63, 4.632266238331795)", "Name: ErikPieters<br>Position: LCB<br>Team:Stoke<br>Coords:(5.26, -0.7336004637181759)", "Name: JanVertonghen<br>Position: LCB<br>Team:Spurs<br>Coords:(1.57, 1.861333226164182)", "Name: JanVertonghen<br>Position: L_CB<br>Team:Spurs<br>Coords:(4.06, 3.482433102492775)", "Name: JoseHolebas<br>Position: LCB<br>Team:Watford<br>Coords:(0, 0)", "Name: KevinWimmer<br>Position: LCB<br>Team:Stoke<br>Coords:(2.0, 2.4089450016617775)", "Name: KevinWimmer<br>Position: L_CB<br>Team:Stoke<br>Coords:(9.68, 1.0585276565204065)", "Name: MamadouSakho<br>Position: L_CB<br>Team:Crystal Palace<br>Coords:(1.2, 2.0719035528600216)", "Name: MarcosRojo<br>Position: L_CB<br>Team:Man Utd<br>Coords:(3.28, 0.2907568123191595)", "Name: MiguelBritos<br>Position: LCB<br>Team:Watford<br>Coords:(4.65, 1.2762713013216853)", "Name: MiguelBritos<br>Position: L_CB<br>Team:Watford<br>Coords:(7.41, 2.1919876453466713)", "Name: NachoMonreal<br>Position: LCB<br>Team:Arsenal<br>Coords:(0.88, 1.172688091173768)", "Name: NachoMonreal<br>Position: L_CB<br>Team:Arsenal<br>Coords:(5.88, 2.0387948025017977)", "Name: NathanAke<br>Position: LCB<br>Team:Bournemouth<br>Coords:(4.08, 0.27313106693327427)", "Name: NathanAke<br>Position: L_CB<br>Team:Bournemouth<br>Coords:(16.58, 1.533832139102742)", "Name: PaulDummett<br>Position: LCB<br>Team:Newcastle<br>Coords:(8.33, 1.0925219394266605)", "Name: RagnarKlavan<br>Position: L_CB<br>Team:Liverpool<br>Coords:(6.15, 2.148006661710414)", "Name: SeadKolasinac<br>Position: LCB<br>Team:Arsenal<br>Coords:(2.7, 1.716861966997385)", "Name: TyroneMings<br>Position: LCB<br>Team:Bournemouth<br>Coords:(11.76, 3.8290084339678288)", "Name: WesleyHoedt<br>Position: LCB<br>Team:Southampton<br>Coords:(1.41, 1.4385648537427187)", "Name: WesleyHoedt<br>Position: L_CB<br>Team:Southampton<br>Coords:(6.82, 1.2361159392942984)"], "type": "scatter", "x": [0, 6.9, 11.48, 4.03, 3.33, 7.69, 11.76, 0, 2.02, 2.63, 5.26, 1.57, 4.06, 0, 2, 9.68, 1.2, 3.28, 4.65, 7.41, 0.88, 5.88, 4.08, 16.58, 8.33, 6.15, 2.7, 11.76, 1.41, 6.82], "y": [0, 0.5818, 1.17, 1.835, 1.258, 1.768, 3.515, 0, 2.801, 4.632, -0.7336, 1.861, 3.482, 0, 2.409, 1.059, 2.072, 0.2908, 1.276, 2.192, 1.173, 2.039, 0.2731, 1.534, 1.093, 2.148, 1.717, 3.829, 1.439, 1.236]}], "layout": {"annotations": [{"showarrow": false, "text": "Preference - % Progressive Passes Acc", "x": 0.5, "xref": "paper", "y": -0.15, "yref": "paper"}, {"showarrow": false, "text": "Offensive Value Added per progressive pass <br>(scaled to 10000)", "textangle": -90, "x": -0.1, "xref": "paper", "y": 0.5, "yref": "paper"}], "autosize": true, "margin": {"b": 100}, "shapes": [{"line": {"color": "Grey", "dash": "dot", "width": 1}, "type": "line", "x0": 7.23, "x1": 7.23, "xref": "x", "y0": -2.633, "y1": 4.632, "yref": "y"}, {"line": {"color": "Grey", "dash": "dot", "width": 1}, "type": "line", "x0": 0, "x1": 23.81, "xref": "x", "y0": 1.697, "y1": 1.697, "yref": "y"}], "title": {"text": "rightflank_def"}, "xaxis": {"autorange": true, "range": [-1.477, 25.29], "type": "linear"}, "yaxis": {"autorange": true, "range": [-3.176, 5.175], "type": "linear"}}}
